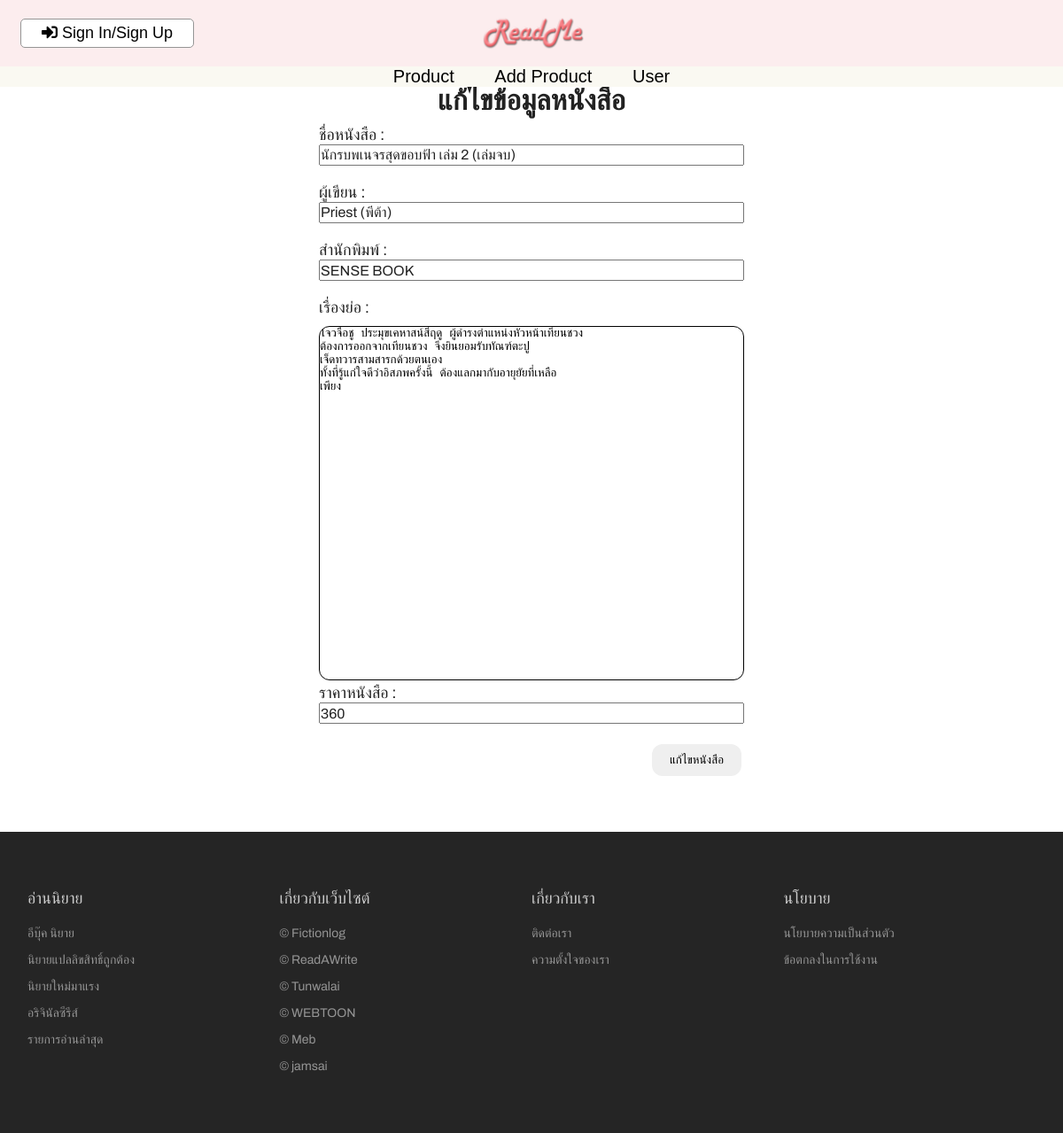
/admin_editproduct.php?book_id=3, run on the app's committed database.
### tables this page shows
CREATE TABLE `book` (
  `book_id` int(11) NOT NULL,
  `bookname` varchar(100) NOT NULL,
  `bookimage` varchar(1000) NOT NULL,
  `writer` varchar(50) NOT NULL,
  `company` varchar(100) NOT NULL,
  `synopsis` varchar(200) NOT NULL,
  `bookprice` float NOT NULL,
  `book_links` varchar(5000) NOT NULL,
  `amountbook_sales` int(11) NOT NULL,
  `category_id` int(11) NOT NULL
);

### admin_editproduct.php (the view, shortened to what this page needs)
<!DOCTYPE html>
<html lang="en">
<head>
    <link rel="stylesheet" href="./css/admin.css">
    <link rel="stylesheet" href="https://pro.fontawesome.com/releases/v5.10.0/css/all.css">
    <?php
        include "./nav-admin.php";
        if($_GET){
            $bookID = $_GET['book_id'];
            $sqlBook = "SELECT * FROM book WHERE book_id = '$bookID'";
            $rsBook = mysqli_query($conn, $sqlBook);
            $fetchBook = mysqli_fetch_row($rsBook);
        }
    ?>
</head>
<body>
    <div class="main-table" style="padding-top: 8%;">
        <h1>แก้ไขข้อมูลหนังสือ</h1>
        <form action="./backend/admin_editbook.php" method="POST">
            ชื่อหนังสือ : <br>
            <input type="text" name="bookName" value="<?php echo $fetchBook[1] ?>" required><br><br>
            ผู้เขียน : <br>
            <input type="text" name="bookWriter" value="<?php echo $fetchBook[3] ?>" required><br><br>
            สำนักพิมพ์ : <br>
            <input type="text" name="bookCompany" value="<?php echo $fetchBook[4] ?>" required><br><br>
            เรื่องย่อ : <br>
            <textarea style="border: 1px solid black;" name="bookSynopsis" cols="10" rows="10" maxlength="200" required><?php echo $fetchBook[5] ?></textarea>
            ราคาหนังสือ : <br>
            <input type="number" name="bookPrice" value="<?php echo $fetchBook[6] ?>" required><br><br>
            <button style="float: right;" type="submit">แก้ไขหนังสือ</button>
        </form>
    </div>
    <?php include "./footer.php"; ?>
</body>
</html>

### css/admin.css (style rules this page uses)
:root { --primaryColor: #f1f1f1; --black: #222; --black2: #555; --black3: #252525; --black4: #000; --black5: #212529; --orange: #eb0028; --white: #fff; --grey: #959595; --grey2: #666; --grey3: #ccc; --secondaryColor: #2b1f4d; --yellow: #ffc400; --green: #59b210; --blue: rgb(56, 10, 223); --banner: #fcedee; --pastel: #ff968a; --lightblue: rgb(49, 131, 255); }
body, input { font-size: 1.6rem; font-weight: 400; font-family: "Archivo", sans-serif; color: var(--black); }
form { width: 40%; font-size: 18px; }
input { width: 100%; height: 1.5em; outline: none; }
h1 { margin-bottom: 10px; }
.main-table { display: flex; flex-direction: column; align-items: center; margin-bottom: 5%; }

### css/styles.css (style rules this page uses)
:root { --primaryColor: #f1f1f1; --black: #222; --black2: #555; --black3: #252525; --black4: #000; --black5: #212529; --orange: #eb0028; --white: #fff; --grey: #959595; --grey2: #666; --grey3: #ccc; --secondaryColor: #2b1f4d; --yellow: #ffc400; --green: #59b210; --blue: rgb(56, 10, 223); --banner: #fcedee; --pastel: #ff968a; --lightblue: rgb(49, 131, 255); }
* { margin: 0; padding: 0; box-sizing: inherit; }
html { font-size: 62.5%; box-sizing: border-box; scroll-behavior: smooth; }
body, input { font-size: 1.6rem; font-weight: 400; font-family: "Archivo", sans-serif; color: var(--black); }
textarea { resize: none; margin-top: 1rem; width: 100%; height: 50vh; border: 0; border-radius: 12px; background-color: #ffffff; }
button { margin: 0.3rem; padding: 1rem 2rem 1rem 2rem; border: 0; border-radius: 12px; }

### css/navbar.css (style rules this page uses)
:root { --primaryColor: #f1f1f1; --black: #222; --black2: #555; --black3: #252525; --black4: #000; --black5: #212529; --orange: #eb0028; --white: #fff; --grey: #959595; --grey2: #666; --grey3: #ccc; --secondaryColor: #2b1f4d; --yellow: #ffcc00; --green: #59b210; --blue: rgb(56, 10, 223); --banner: #fcedee; --pastel: #ff968a; }

### data on the page
book: bookName "นักรบพเนจรสุดขอบฟ้า เล่ม 2 (เล่มจบ)", bookWriter "Priest (พีต้า)", bookCompany "SENSE BOOK", bookSynopsis "โจวจื่อชู ประมุขเคหาสน์สี่ฤดู ผู้ดำรงตำแหน่งหัวหน้าเทียนชวง ต้องการออกจากเทียนชวง จึงยินยอมรับทัณฑ์ตะปู เจ็ดทวารสามสารกด้วยตนเอง ทั้งที่รู้แก่ใจดีว่าอิสภพครั้งนี้ ต้องแลกมากับอายุยัยที่เหลือ เพียง", bookPrice "360"
